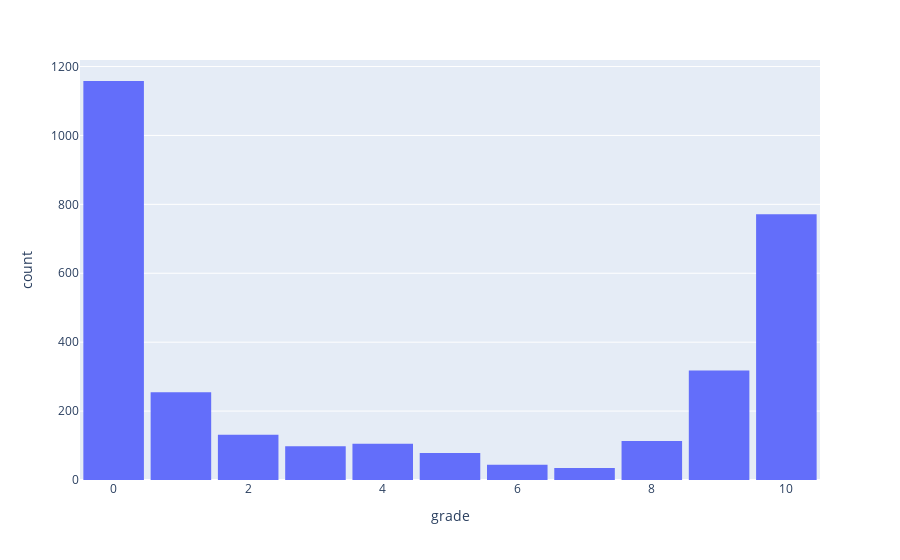

The notebook cell saved with this chart:
### Code cell
fig = px.histogram(data_frame = reviews, x = 'grade')
fig.update_layout(barmode = 'group', bargap = 0.10, bargroupgap = 0.0)
fig.show()

### Figure 1 — Plotly figure (JSON) as saved in the notebook; plotly's stock layout.template omitted (floating-point values rounded to 4 significant figures; data arrays with more than 128 entries replaced by an {"elided": "..."} marker saying what was removed)
{"data": [{"alignmentgroup": "True", "bingroup": "x", "hovertemplate": "grade=%{x}<br>count=%{y}<extra></extra>", "legendgroup": "", "marker": {"color": "#636efa", "pattern": {"shape": ""}}, "name": "", "offsetgroup": "", "orientation": "v", "showlegend": false, "type": "histogram", "x": {"elided": "3106 int values"}, "xaxis": "x", "yaxis": "y"}], "layout": {"bargap": 0.1, "bargroupgap": 0, "barmode": "group", "legend": {"tracegroupgap": 0}, "margin": {"t": 60}, "xaxis": {"anchor": "y", "domain": [0, 1], "title": {"text": "grade"}}, "yaxis": {"anchor": "x", "domain": [0, 1], "title": {"text": "count"}}}}
